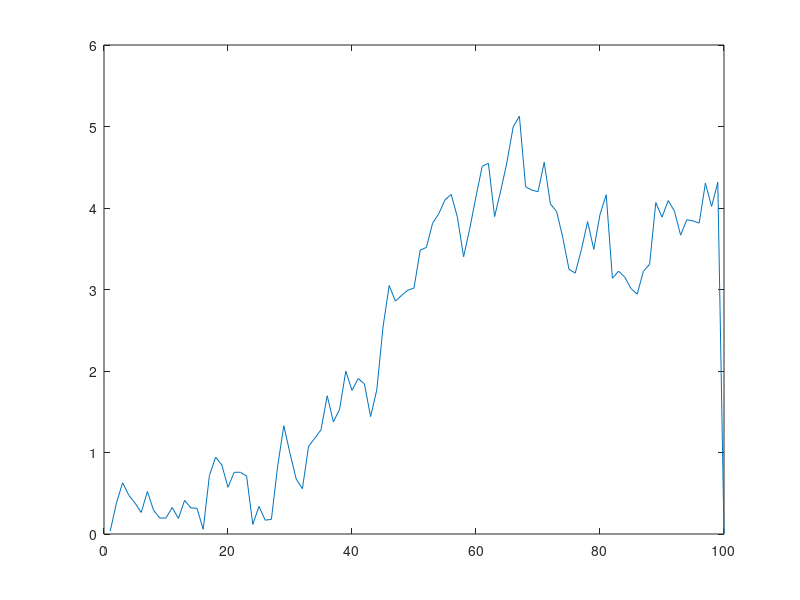
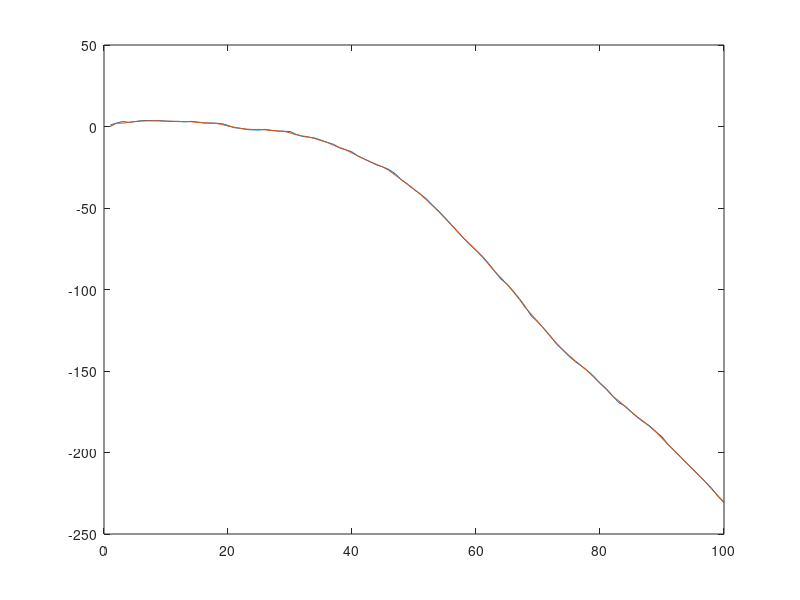
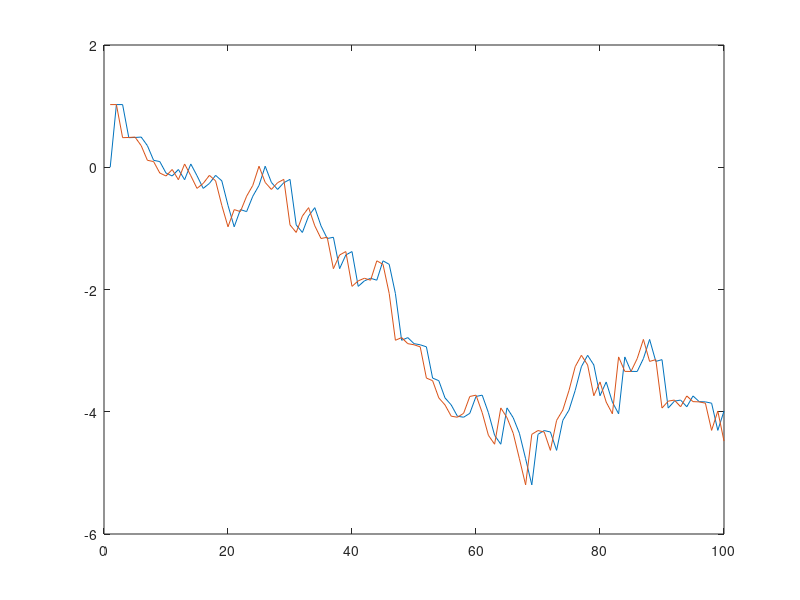

The MATLAB script that drew these images, in order:
% Project 4 exercise 1
clear all; clc
% State space
A = [1  1
     0  1];
B = [0  1]';
C = [1  0];
D = 0;
% White noise
g = [0  1]';
wk = [0     0
      0   0.1];

vk = 0.01;

% Random initialization
x_0 = [1    1]';

p_0 = [1    0
       0    1];
% Number of steps
N = 100;
% INITIALIZATIONS
x_est = zeros(2,N);
y_est = zeros(1,N);
x_bar = zeros(2,N);
x_hat = zeros(2,N);
y     = zeros(1,N);
p     = zeros(2,2,N);
p_hat = zeros(2,2,N);
meansqrerr = zeros(1,N);
% Set initial values
w  = normrnd(0,sqrt(0.1));
v  = normrnd(0,sqrt(0.01));
x_est(:,1) = x_0;
y_est(:,1) = C * x_est(:,1) + v;
x_bar(:,1) = [0 0]';
x_hat(:,1) = x_0;
p(:,:,1)   = p_0;
p_hat(:,:,1) = p_0;
% Assign initial observer value
L = [1  1]';

% Estimation
for i = 1 : N-1
    % get noise
    w  = normrnd(0,sqrt(0.1));
    v  = normrnd(0,sqrt(0.01));
    % next step
    x_est(:,i+1) = A * x_est(:,i) + B * w;
    y_est(:,i+1) = C * x_est(:,i) + D + v;
end

% Prediction
for i = 1 : N-1
    y(i) = y_est(i);
    x_hat(:,i) = x_bar(:,i) + L * (y(i) - C * x_bar(:,i));
    p(:,:,i) = (eye(length(L)) - L * C) * squeeze(p_hat(:,:,i));
    
    x_bar(:,i+1) = A * x_hat(:,i);
    p_hat(:,:,i+1) = A * squeeze(p(:,:,i)) * A' + wk;
    L = squeeze(p_hat(:,:,i+1)) * C' * inv(C * squeeze(p_hat(:,:,i+1)) * C' + vk);
end

% Update mean-square error
for i = 1 : N - 1
    diff_1 = x_hat(1,i) - x_est(1,i);
    diff_2 = x_hat(2,i) - x_est(2,i);
    meansqrerr(1,i) = sqrt(diff_1^2 + diff_2^2);
end

% Get last prediction
x_hat(:,end) = x_bar(:,end) + L * (y_est(end) - C * x_bar(:,end));

% PLOTS
figure(1)
plot(1:N,meansqrerr);
figure(2)
plot(1:N,x_bar(1,:),1:N,x_hat(1,:));
figure(3)
plot(1:N,x_bar(2,:),1:N,x_hat(2,:));
